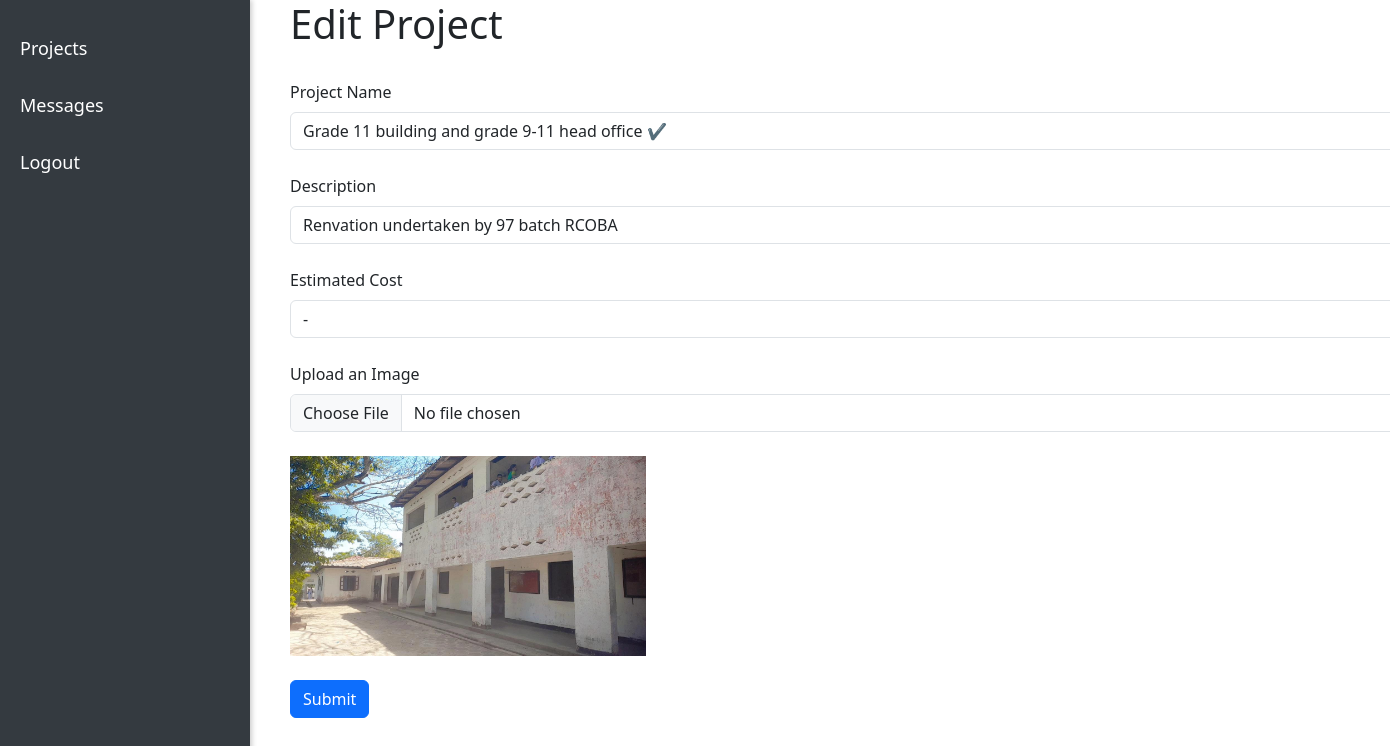
Page /pages/edit-project.php?id=4 on the committed database.
### tables this page shows
CREATE TABLE `projects` (
  `id` int NOT NULL,
  `name` text NOT NULL,
  `description` text NOT NULL,
  `cost` text NOT NULL,
  `img` text NOT NULL
);

### pages/edit-project.php (the view, shortened to what this page needs)
<!DOCTYPE html>
<html lang="en">
<head>
    <link href="https://cdn.jsdelivr.net/npm/bootstrap@5.3.3/dist/css/bootstrap.min.css" rel="stylesheet">
</head>
<body>
  <?php include('../components/verticalNavbar.php'); ?>
  <div class="container " style="margin-left: 20vw">
    <h1>Edit Project</h1><br>
    <form class="form" action="../data/edit-project.php" method="POST" enctype="multipart/form-data">
    <?php
    $id = $_GET['id'];
    include('../data/conn.php');
    $sql = "SELECT * FROM projects WHERE id = '$id'";
    $result = mysqli_query($conn, $sql);
    $row = mysqli_fetch_assoc($result)
    ?>
    <label class="form-label">Project Name</label>
    <input class="form-control" type="text" name="name" value="<?php echo $row['name']; ?>" required><br>
    <label class="form-label">Description</label>
    <input class="form-control" type="text" name="description" value="<?php echo $row['description']; ?>" required><br>
    <label class="form-label">Estimated Cost</label>
    <input class="form-control" type="text" name="cost" value="<?php echo $row['cost']; ?>" required><br>
    <label class="form-label">Upload an Image</label>
    <input class="form-control" type="file" name="image"><br>
    <img src="../img/<?php echo $row['img']; ?>" width="auto" height="200px" value="<?php echo $row['img']; ?>"><br><br>
    <button type="submit" class="btn btn-primary">Submit</button>
    </form>
  </div>
</body>
</html>

### rows in the picture
projects: name "Grade 11 building and grade 9-11 head office ✔", description "Renvation undertaken by 97 batch RCOBA", cost "-", img (picture)
